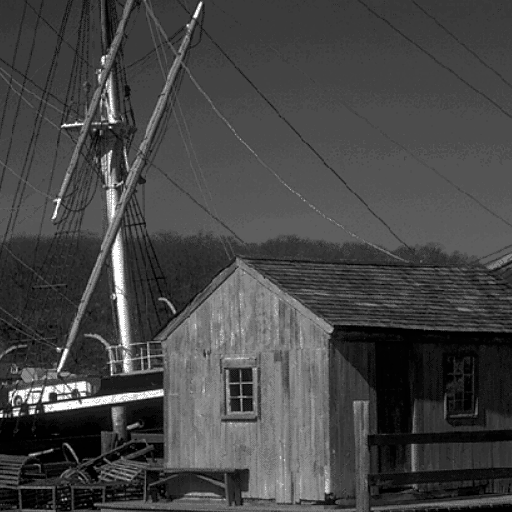
#> input picture ImageProcess/task1/image/encrypt/encrypt3.pgm, 512 x 512 px, given in place of carrier1.pgm, which was not available
$ python one.py
#> lines starting #> are read from the running program, lines starting #| are printed output that depends on the picture; pictures that were not available may be replaced by others from this repository, and a replacement may not be noted
from numpy import fft
import numpy as np
from skimage import io
from matplotlib import pyplot as plt

carrier = io.imread('./image/carrier/carrier1.pgm', as_gray=True)
#> carrier is the input picture: shape (512, 512); min 0, max 252, mean 69
encrypt1 = io.imread('./image/encrypt/encrypt1.pgm', as_gray=True)
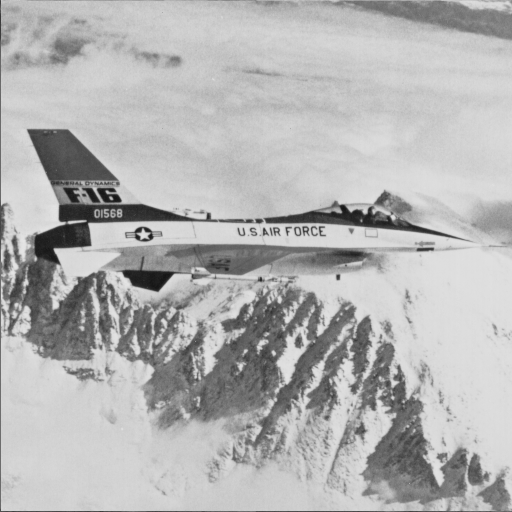
#> input picture ImageProcess/task1/image/encrypt/encrypt1.pgm, 512 x 512 px
#> encrypt1 is the input picture: shape (512, 512); min 20, max 230, mean 179.2

carrier_fft = fft.fft2(carrier)
encrypt_fft1 = fft.fft2(encrypt1)

# 装载第一张图片
carrier_fft[169: 341, 0: 256] = encrypt_fft1[0: 172, 0: 256] / 500
carrier_fft[0: 169, 169: 341] = encrypt_fft1[343: 512, 0: 172] / 500
carrier_fft[169: 341, 256: 512] = encrypt_fft1[0: 172, 256: 512] / 500
carrier_fft[341: 512, 169: 341] = encrypt_fft1[341: 512, 340: 512] / 500

# 加密过后的载体图像傅里叶频谱
fftImg1 = 20 * np.log(np.abs(fft.fftshift(carrier_fft)))
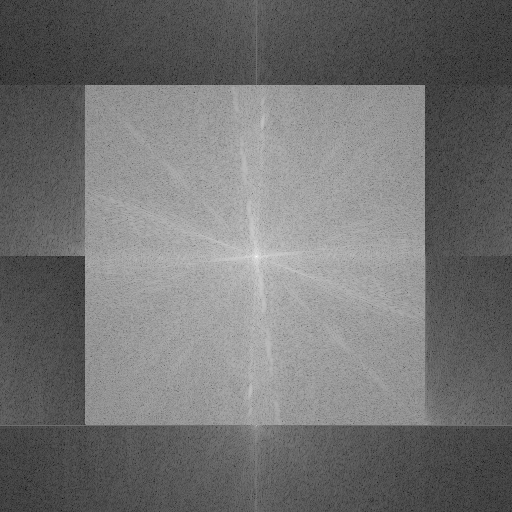
#> fftImg1: shape (512, 512) float64; min -93.99, max 334.2, mean 98.8; drawn with min black and max white
plt.subplot(221)
plt.imshow(fftImg1)

carrier_fft_ifft = fft.ifft2(carrier_fft)
carrier_fft_ifft_img = np.abs(carrier_fft_ifft)
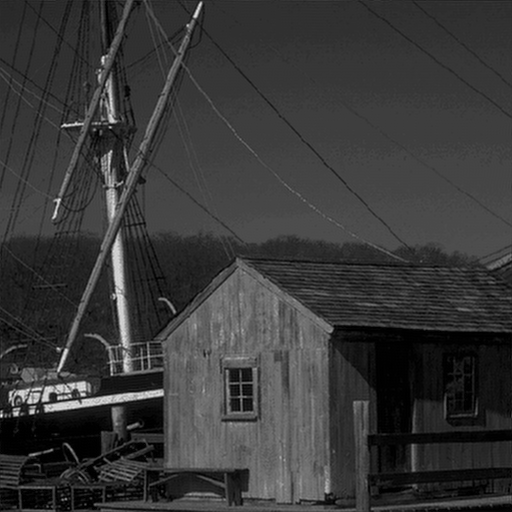
#> carrier_fft_ifft_img: shape (512, 512) float64; min 0.016, max 310.4, mean 69; drawn with min black and max white
plt.subplot(222)
plt.imshow(np.abs(carrier_fft_ifft), cmap='gray')

carrier_fft_ifft_img_fft = fft.fft2(carrier_fft_ifft_img)

a = np.zeros((512, 512))
__encrypt_fft1 = a + a * 1j
__proto_image = a + a * 1j

# 拆解第一张图片
__encrypt_fft1[0: 172, 0: 256] = carrier_fft_ifft_img_fft[169: 341, 0: 256] * 500
__encrypt_fft1[343: 512, 0: 172] = carrier_fft_ifft_img_fft[0: 169, 169: 341] * 500
__encrypt_fft1[0: 172, 256: 512] = carrier_fft_ifft_img_fft[169: 341, 256: 512] * 500
__encrypt_fft1[341: 512, 340: 512] = carrier_fft_ifft_img_fft[341: 512, 169: 341] * 500

__proto_image[0: 169, 0: 169] = carrier_fft_ifft_img_fft[0: 169, 0: 169]
__proto_image[341: 512, 0: 169] = carrier_fft_ifft_img_fft[341: 512, 0: 169]
__proto_image[0: 169, 341: 512] = carrier_fft_ifft_img_fft[0: 169, 341: 512]
__proto_image[341: 512, 341: 512] = carrier_fft_ifft_img_fft[341: 512, 341: 512]

proto_img_ifft = fft.ifft2(__proto_image)
proto_img_ifft_img = np.abs(proto_img_ifft)

encrypt1_ifft = fft.ifft2(__encrypt_fft1)
fftImg3 = 20 * np.log(np.abs(carrier_fft_ifft_img_fft))
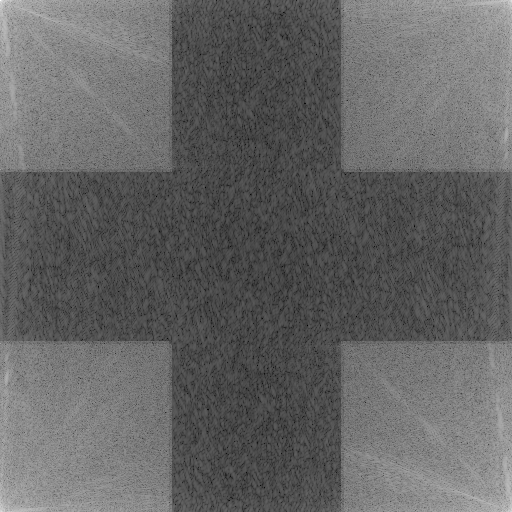
#> fftImg3: shape (512, 512) float64; min 0.355, max 334.2, mean 132.3; drawn with min black and max white
fftImg2 = 20 * np.log(np.abs(__encrypt_fft1))
plt.subplot(223)
plt.imshow(fftImg3)

encrypt1_img = np.abs(encrypt1_ifft)
plt.subplot(224)
plt.imshow(encrypt1_img, cmap='gray')

plt.show()
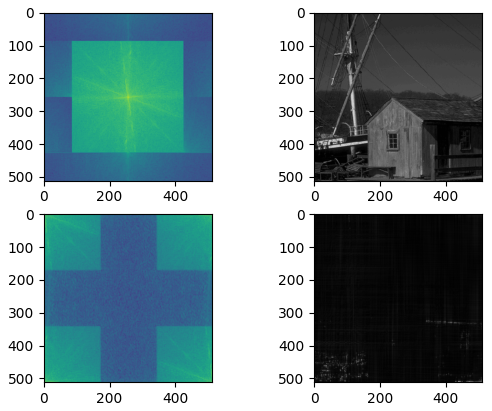
#> figure drawn by matplotlib, 4 panels
